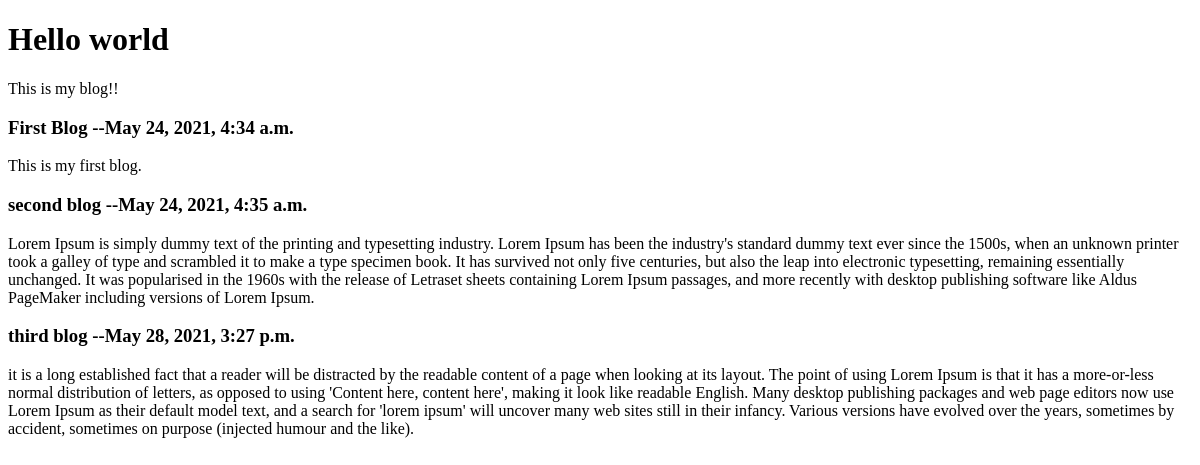
Before: / with the older database file.
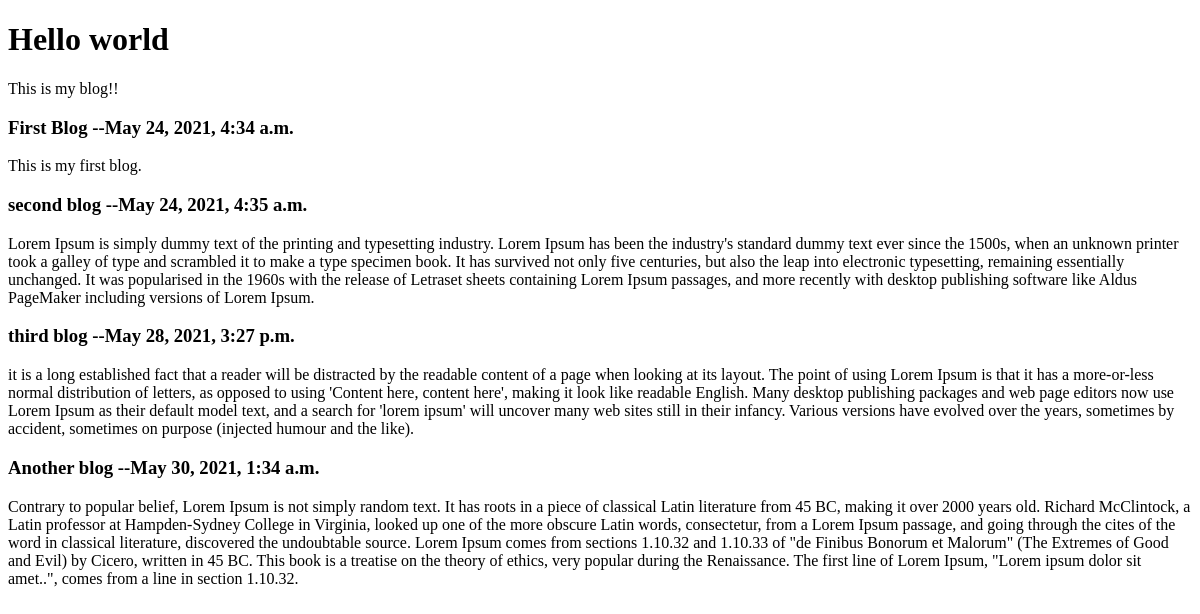
After: the same page with the newer database file.
### blog/models.py (models this page shows, shortened)
class Post(models.Model):
    author = models.ForeignKey(User, on_delete=models.CASCADE)
    title = models.CharField(("Title"), max_length=250)
    text = models.TextField(("Content"))
    Created_date = models.DateTimeField(('Created Date'), auto_now_add=True)
    published_date = models.DateTimeField(("Published Date"), auto_now=True)

### blog/views.py (the view)
# urls.py: path('', index, name='index'),
def index(request):
    posts= Post.objects.all()
    return render(request, 'blog/index.html', {'posts': posts})

### templates/blog/index.html (shortened to what this page needs)
<!DOCTYPE html>
<html lang="en">
<head>
</head>
<body>
    <h1>Hello world</h1>
    <p>This is my blog!!</p>
    {% for post in posts%}
    <h3>{{post.title}} --{{post.published_date}}</h3>
    <p>{{post.text}}</p>
    {% endfor %}
</body>
</html>

Changed rows visible on the page:
added Post: title "Another blog", published_date "May 30, 2021, 1:34 a.m.", text "Contrary to popular belief, Lorem Ipsum is not simply random text. It has roots in a piece of classical Latin literature from 45 BC, making it over 2000 years old. Richard McClintock, a Latin professor at Hampden-Sydney College in Virginia, looked up one of the more obscure Latin words, consectetur, from a Lorem Ipsum passage, and going through the cites of the word in classical literature, discovered the undoubtable source. Lorem Ipsum comes from sections 1.10.32 and 1.10.33 of \"de Finibus Bonorum et Malorum\" (The Extremes of Good and Evil) by Cicero, written in 45 BC. This book is a treatise on the theory of ethics, very popular during the Renaissance. The first line of Lorem Ipsum,…"
